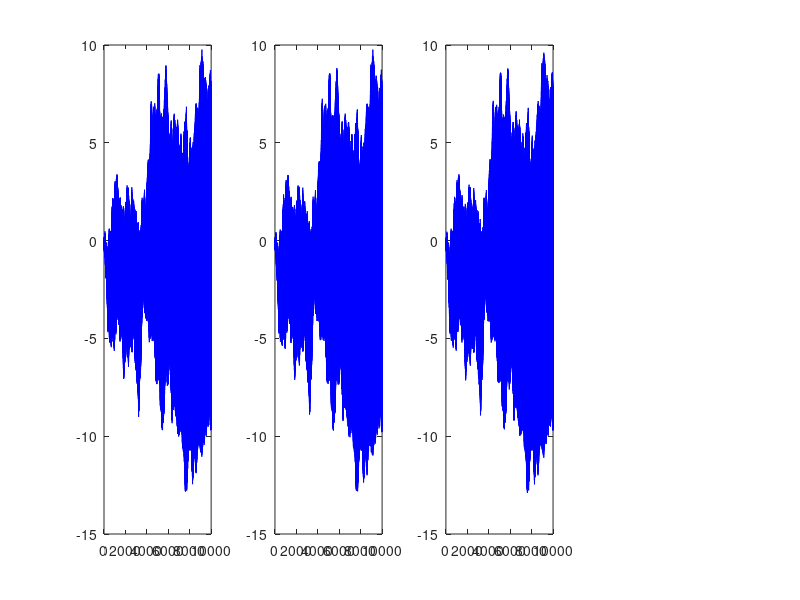

The MATLAB script that drew this image:
%% generate Autoregressive

clear; clc;

%% configuration 1

N = 1e4;
M = 6;

% I = interaction matrix
I = zeros(M,M);

% I(i,j) significa che i causa j con intensità I(i,j) 

I(1,1) = 0.95;
I(2,2) = 0;
I(3,3) = 0.99;
I(4,4) = 0.98;
I(5,5) = 0;
I(6,6) = 0.81;

I(2,1) = -0.4;
I(3,2) = 0.4;

I(5,6) = 0.4;
I(6,5) = 0.4;


%% configuration 2

N = 1e4;
M = 3;

% I = interaction matrix
I = zeros(M,M);

% I(i,j) significa che i causa j con intensità I(i,j) 

I(1,1) = 0;
I(2,2) = 0;
I(3,3) = 0;

%% configuration 3

N = 1e4;
M = 3;

% I = interaction matrix
I = zeros(M,M);

% I(i,j) significa che i causa j con intensità I(i,j) 



%% configuration 4

N = 1e4;
M = 3;

% I = interaction matrix
I = zeros(M,M);

% I(i,j) significa che i causa j con intensità I(i,j) 


I(2,1) = 1;
I(3,2) = 1;


%% configuration 5

N = 1e4;
M = 3;

% I = interaction matrix
I = zeros(M,M);

% I(i,j) significa che i causa j con intensità I(i,j) 

I(2,1) = 1;
I(3,1) = 1;


%% configuration 6

N = 1e4;
M = 3;

% I = interaction matrix
I = zeros(M,M);

% I(i,j) significa che i causa j con intensità I(i,j) 

I(1,2) = 1;
I(2,1) = 1;

%% configuration 7

N = 1e4;
M = 3;

% I = interaction matrix
I = zeros(M,M);

% I(i,j) significa che i causa j con intensità I(i,j) 

I(1,3) = 1;
I(2,1) = 1;
I(3,2) = 1;


%% initialisation

X = randn(M,N)*0.1;

Xlabel = "x"+(1:M)';

t = 1:N;

%% simulation

for i = 2 : N

    X(:,i) = sum(I.*X(:,i-1),1)' + randn(M,1)*0.1; % sum(X,1) somma le colonne del vettore X

end

%% plot

figure(1)
clf
for i = 1 : M
    subplot(floor(M/2),floor(M/floor(M/2))+1,i)
    plot(X(i,:),'b')
end


%% SAVE
save('Autoregressive_v1.mat');
